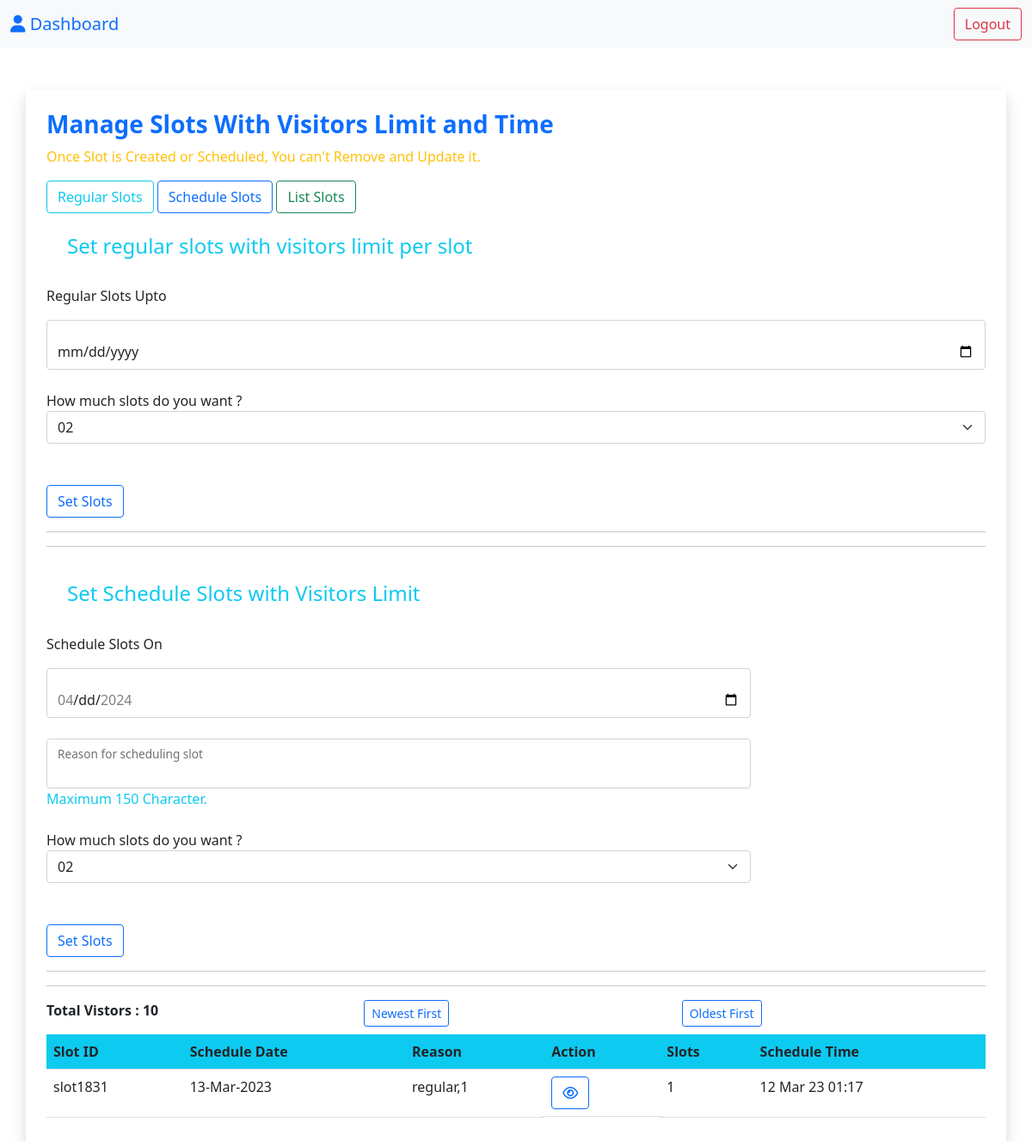
/admin/slots.php (signed in), run on the app's committed database.
### tables this page shows
CREATE TABLE `slots` (
  `slot_id` varchar(15) NOT NULL,
  `schedule_date` varchar(30) NOT NULL,
  `reason` varchar(200) NOT NULL,
  `slot_no` varchar(3) NOT NULL,
  `slot_from` varchar(20) NOT NULL DEFAULT '',
  `slot_to` varchar(20) NOT NULL DEFAULT '',
  `visitor_limit` varchar(3) NOT NULL,
  `schedule_time` datetime NOT NULL
);

### admin/slots.php (the view, shortened to what this page needs)
<?php
include "admin_navbar.php";
?>
<div class="container mt-5 mb-4 p-4 shadow border-primary">
    <h3 class="text-primary"><b>Manage Slots With Visitors Limit and Time</b></h3>
    <p class="text-warning">Once Slot is Created or Scheduled, You can't Remove and Update it.</p>
    <div class="inline-group">
        <a href="#regular_slots"><button class="btn btn-outline-info">Regular Slots</button></a>
        <a href="#schedule_slots"><button class="btn btn-outline-primary">Schedule Slots</button></a>
        <a href="#display_slots"><button class="btn btn-outline-success">List Slots</button></a>
    </div>
    <h4 class="text-info p-4" id="regular_slots">Set regular slots with visitors limit per slot</h4>
    <form action="<?php echo htmlspecialchars($_SERVER['PHP_SELF']); ?>" method="post" class="form" id="get_slot_form">
        <div class="form-floating mb-4">
            <p id="regular_slots_upto_label">Regular Slots Upto</p>
            <input type="date" name="regular_slots_upto" id="regular_slots_upto" class="form-control" required>
        </div>
        <label for="slot_limit">How much slots do you want ?</label>
        <select class="form-select" name="no_of_slots" aria-label="regular select example">
            <option selected value="2">02</option>
        </select>
        <button name="setSlotDetails" class="mt-5 btn btn-outline-primary" type="submit">Set Slots</button>
    </form>
    <hr>
    <hr>
    <h4 class="text-info p-4" id="schedule_slots">Set Schedule Slots with Visitors Limit</h4>
    <form action="<?php echo htmlspecialchars($_SERVER['PHP_SELF']); ?>" method="post" class="form w-75" id="get_schedule_slot_form">
        <div class="form-floating mb-4">
            <p id="schedule_slot_date_label">Schedule Slots On</p>
            <input type="date" name="schedule_slot_date" id="schedule_slot_date" class="form-control" required>
        </div>
        <div class="form-floating mb-4">
            <input type="text" maxlength="150" name="reason" id="reason" class="form-control" required>
            <label for="reason">Reason for scheduling slot</label>
            <p class="text-info">Maximum 150 Character.</p>
        </div>
        <label for="slot_limit">How much slots do you want ?</label>
        <select class="form-select" name="no_of_slots" aria-label="regular select example">
            <option selected value="2">02</option>
        </select>
        <button name="setScheduleSlotDetails" class="mt-5 btn btn-outline-primary" type="submit">Set Slots</button>
    </form>
    <hr>
    <hr>
    <div id="display_slots">
        <?php
        $get_slots_query = 'select slot_id, schedule_date, reason, count(distinct slot_no) as total_slots, sum(visitor_limit) as total_visitors, schedule_time from slots GROUP BY(slot_id) order by schedule_time';
        $slots = mysqli_query($con, $get_slots_query);
        if($con->affected_rows > 0){
            ?>
            <div class="row g-3">
                <p class="col"><b>
                    Total Vistors :
                    <?php
                        $total_visitors = 0;
                        while($slot = $slots->fetch_assoc()){
                            $total_visitors += $slot['total_visitors'];
                        }
                        echo $total_visitors;
                    ?>
                </b></p>
                <form action="<?php echo htmlspecialchars($_SERVER['PHP_SELF']); ?>" method="get" class="col">
                    <button type="submit" name="newest_first" value="1" class="btn btn-sm btn-outline-primary">Newest First</button>
                </form>
                <form action="<?php echo htmlspecialchars($_SERVER['PHP_SELF']); ?>" method="get" class="col">
                    <button type="submit" name="oldest_first" value="1" class="btn btn-sm btn-outline-primary">Oldest First</button>
                </form>
            </div>
            <div class="table-responsive">
                <table class="table table-hover">
                    <tr class="bg-info">
                        <th>Slot ID</th>
                        <th>Schedule Date</th>
                        <th>Reason</th>
                        <th>Action</th>
                        <th>Slots</th>
                        <th>Schedule Time</th>
                    </tr>
                    <?php
                    $slots = mysqli_query($con, $get_slots_query);
                    while($slot = $slots->fetch_assoc()){
                        ?>
                        <tr>
                            <td><?php echo $slot['slot_id']; ?></td>
                            <td><?php echo date("d-M-Y", strtotime($slot['schedule_date'])); ?></td>
                            <td><?php echo $slot['reason']; ?></td>
                            <td class="row g-2">
                                <form action="<?php echo htmlspecialchars($_SERVER['PHP_SELF']); ?>" method="get" class="col">
                                    <button type="submit" name="slot_id" value="<?php echo $slot['slot_id']; ?>" class="btn btn-outline-primary"><i class="fa fa-eye"></i></button>
                                </form>
                            </td>
                            <td><?php echo $slot['total_slots']; ?></td>
                            <td><?php echo date("d M y H:i", strtotime($slot['schedule_time'])); ?></td>
                        </tr>
                        <?php
                    }
                    ?>
                </table>
            </div>
            <?php
        }
        ?>
    </div>
</div>

### data on the page
slots: slot_id "slot1831", schedule_date "13-Mar-2023", reason "regular,1", total_slots "1", schedule_time "12 Mar 23 01:17"

### other printed values
$total_visitors "10"
